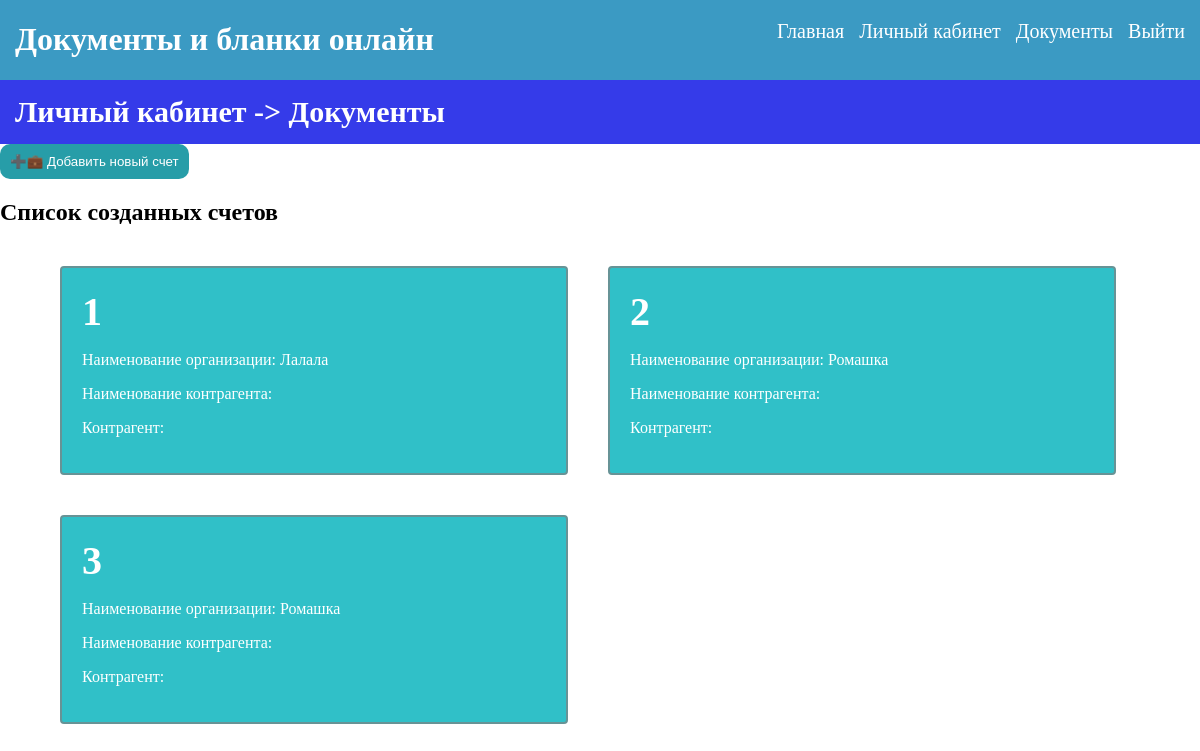
/documents/check/ (signed in), run on an earlier commit of the app's database.
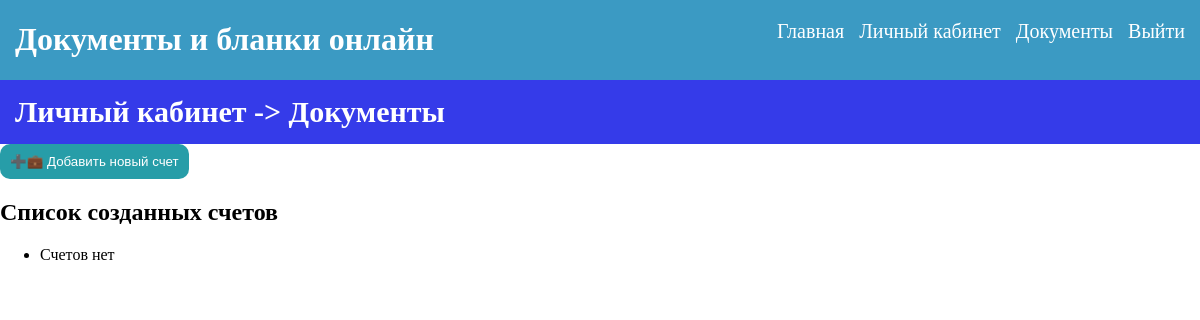
And on a later commit of the database.
### account/models.py (models this page shows)
class Organization_info(models.Model):
    org_name = models.CharField(max_length=255) # наименование организации
    all_name = models.CharField(max_length=255, blank=True, null=True) #полное наименование организации
    INN_number = models.IntegerField()
    OKPO_code = models.IntegerField(blank=True, null=True)
    OKVED = models.IntegerField(blank=True, null=True)
    org_adress = models.CharField(max_length=255, blank=True, null=True)
    OGRN = models.IntegerField()
    IP_fact = models.BooleanField(default=False) #факт ИП
    KPP = models.IntegerField(null=True, blank=True)  #КПП если не ИП

### documents/views.py (the view)
# urls.py: path('check/',  login_required(check), name='check'),
def check(request):
    user_checks = Check.objects.filter(
        user_check__user=request.user
    ).select_related(
        'org_info__ID_information'
    ).distinct()
    checks_data = [{
        'id': check.id,
        'name': check.org_info.ID_information.org_name,
    } for check in user_checks]
    return render(request, 'documents/check.html', {'checks': checks_data})

### documents/templates/documents/check.html (shortened to what this page needs)
{% load static %}
<!DOCTYPE html>
<html lang="en">
<head>
    <link rel="stylesheet" href="{% static 'css/base.css' %}">
    <link rel="stylesheet" href="{% static 'css/basespage.css' %}">
</head>
<body>
{% include 'header.html' %}
<h1 class = 'main-header'><a  href = "{% url 'profile' %}">Личный кабинет</a> -> Документы</h1>
<div class ='find-create'>
<button class = 'add_button'><a href = "{% url 'checkadd' %}">➕💼 Добавить новый счет</a></button>
</div>
<h2> Список созданных счетов</h2>
<ul>
<div class = 'clients-container'>
    {% for check in checks %}
      <div class = 'clients-block'>
            <h2 class = 'clients-block-name'><a href="{% url 'checkid' check.id %}">{{ check.id }}</a></h2>
            <p>Наименование организации: {{ check.name }} </p>
            <p>Наименование контрагента: {{ check.counter }} </p>
            <p>Контрагент: {{ client.usl_name }}</p>
      </div>
  {% empty %}
    <li>Счетов нет</li>
  {% endfor %}
</div>
</ul>
</body>
</html>

What changed in the data, as far as the page shows it:
removed Organization_info: name "Лалала"
removed Organization_info: name "Ромашка"
removed Organization_info: name "Ромашка"
Also different on the page:
text now shown: "Счетов нет"
list line gone: "1 Наименование организации: Наименование контрагента: Контрагент:"
list line gone: "2 Наименование организации: Наименование контрагента: Контрагент:"
list line gone: "3 Наименование организации: Наименование контрагента: Контрагент:"
